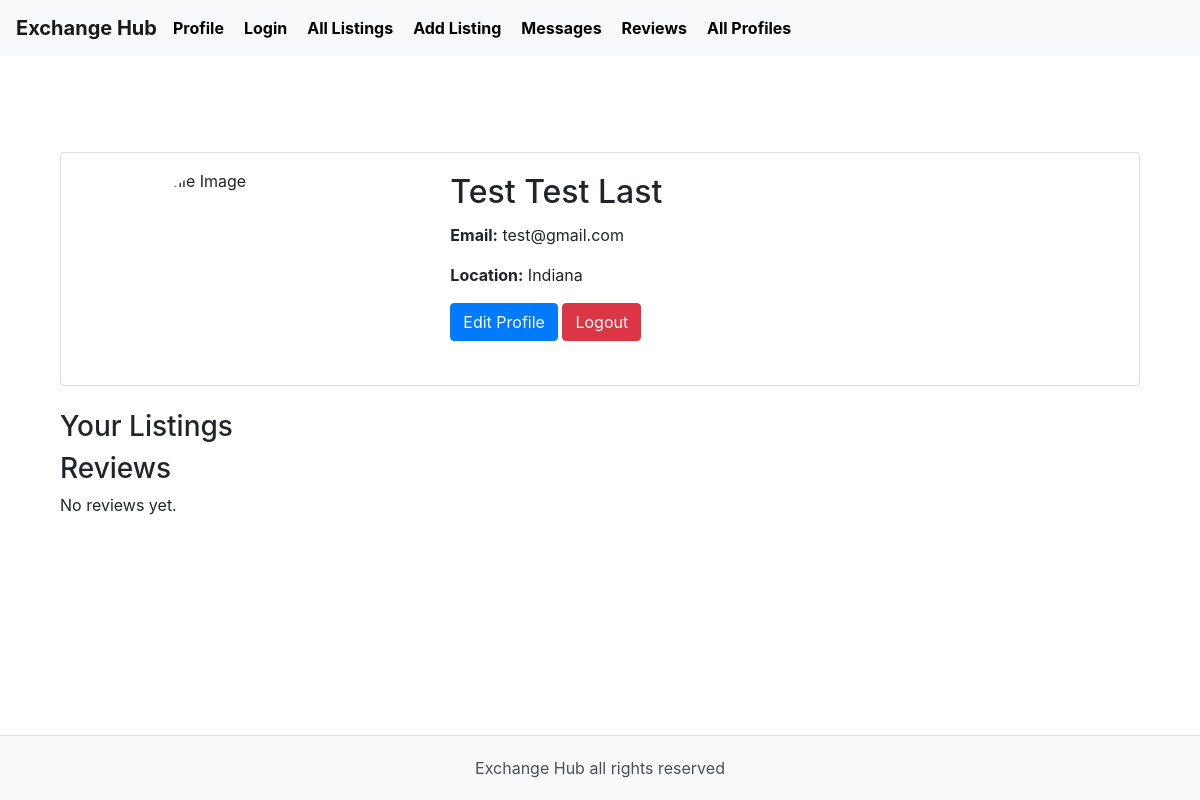
The page /profile (signed in) on the database as committed earlier.
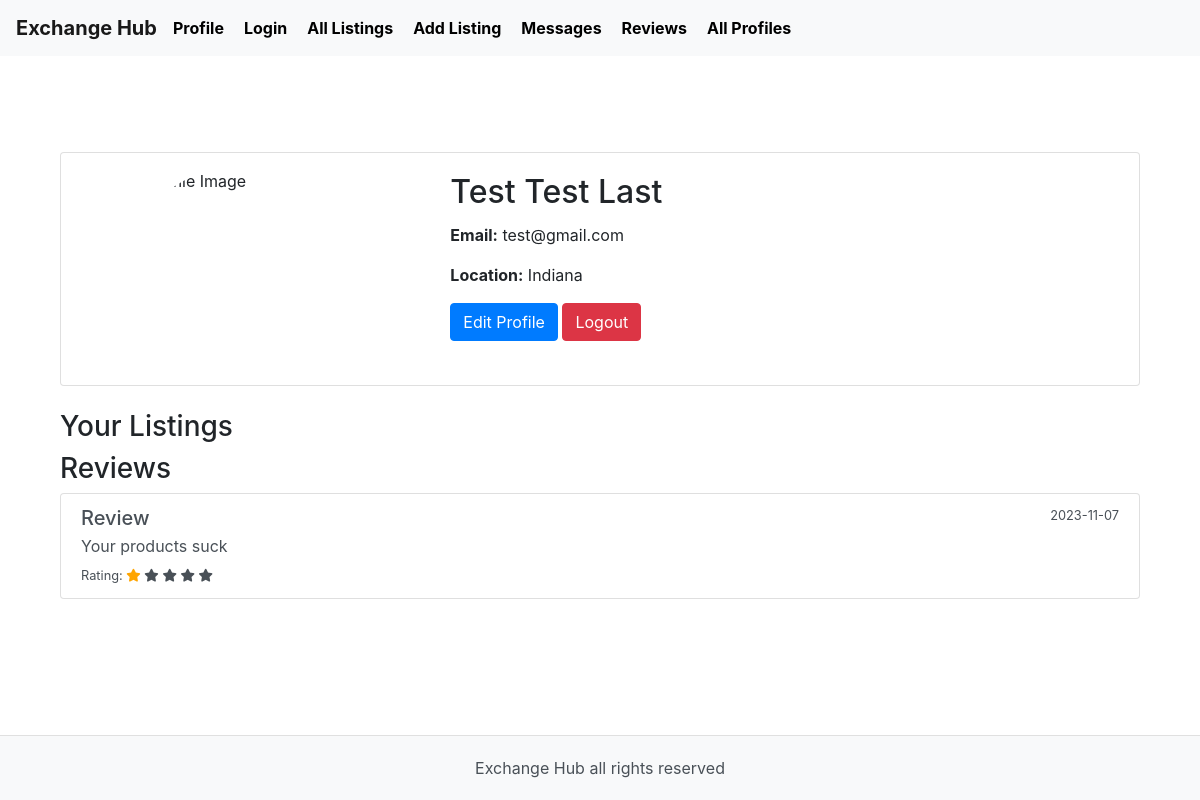
The same page on the database as committed later.
### tables this page shows
CREATE TABLE Review (
    reviewID INTEGER PRIMARY KEY AUTOINCREMENT,
    reviewerID INTEGER,
    reviewedUserID INTEGER,
    rating INTEGER NOT NULL,
    comment TEXT,
    datePosted DATE NOT NULL,
    FOREIGN KEY (reviewerID) REFERENCES User(userID),
    FOREIGN KEY (reviewedUserID) REFERENCES User(userID)
);

### app.py (the view)
@app.route('/profile')
def profile():
    user_id = session.get('user_id')
    if user_id is None:
        flash('Please log in to access your profile', 'error')
        return redirect(url_for('login'))
    userid = request.args.get('user_id')
    conn = sqlite3.connect('database.db')
    conn.row_factory = sqlite3.Row
    cursor = conn.cursor()
    cursor.execute("SELECT * FROM User WHERE userID=?", (user_id,))
    user = cursor.fetchone()
    cursor.execute("SELECT * FROM Listing WHERE userID=?", (user_id,))
    user_listings = cursor.fetchall()
    print(user_listings)
    if user is None:
        flash('User not found', 'error')
        return redirect(url_for('login'))
    first_name = user['firstName']
    last_name = user['lastName']
    email = user['email']
    location = user['location']
    profile_image = user['profileImage']
    cursor.execute("SELECT * FROM Review WHERE reviewedUserID=?", (user_id,))
    user_reviews = cursor.fetchall()
    return render_template('profile.html', first_name=first_name, last_name=last_name, email=email, location=location, profile_image=profile_image, user_listings=user_listings, user_reviews=user_reviews)

### templates/profile.html (shortened to what this page needs)
{% extends 'layout.html' %}
{% block content %}
<div class="container mt-5">
    <div class="card mb-4">
        <div class="row g-0">
            <div class="col-md-4 d-flex justify-content-center align-items-center">
                <img src="{{ profile_image }}" alt="Profile Image" class="img-fluid rounded-circle m-3" style="width: 200px; height: 200px;">
            </div>
            <div class="col-md-8">
                <div class="card-body">
                    <h2 class="card-title">{{ first_name }} {{ last_name }}</h2>
                    <p class="card-text"><strong>Email:</strong> {{ email }}</p>
                    <p class="card-text"><strong>Location:</strong> {{ location }}</p>
                    <a href="{{ url_for('edit_profile') }}" class="btn btn-primary">Edit Profile</a>
                    <a href="{{ url_for('logout') }}" class="btn btn-danger">Logout</a>
                </div>
            </div>
        </div>
    </div>
    <h3>Your Listings</h3>
    <h3>Reviews</h3>
    <div class="list-group">
        {% if user_reviews %}
        {% for review in user_reviews %}
        <div class="list-group-item list-group-item-action flex-column align-items-start">
            <div class="d-flex w-100 justify-content-between">
                <h5 class="mb-1">Review</h5>
                <small>{{ review.datePosted }}</small>
            </div>
            <p class="mb-1">{{ review.comment }}</p>
            <small>Rating:
                {% for star in range(review.rating) %}
                    <span class="fa fa-star checked"></span>
                {% endfor %}
                {% for star in range(5 - review.rating) %}
                    <span class="fa fa-star"></span>
                {% endfor %}
            </small>
        </div>
        {% endfor %}
        {% else %}
        <p>No reviews yet.</p>
        {% endif %}
    </div>
</div>
{% endblock %}

Rows that differ between the two databases and show on the page:
added Review: datePosted "2023-11-07", comment "Your products suck", rating 1 (drawn)
Other text that changed with them:
text no longer shown: "No reviews yet."
